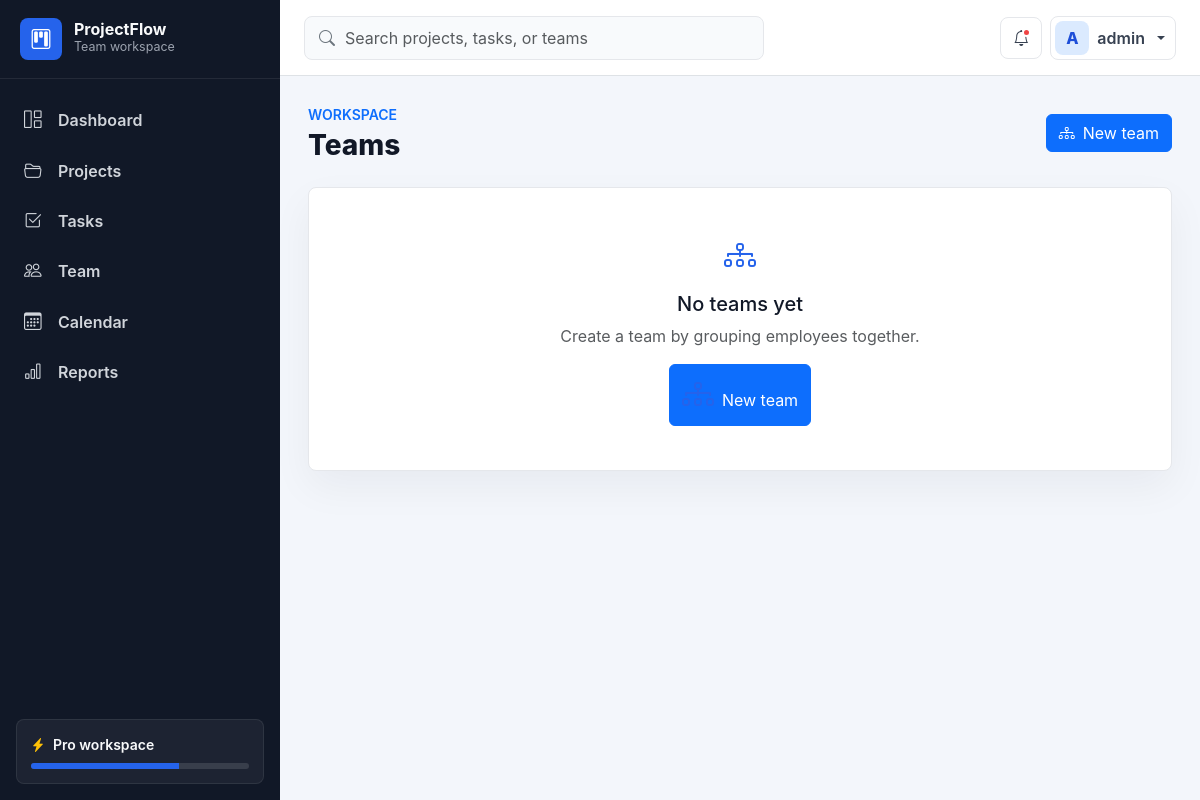
Before: /employees/teams/ (signed in) with the older database file.
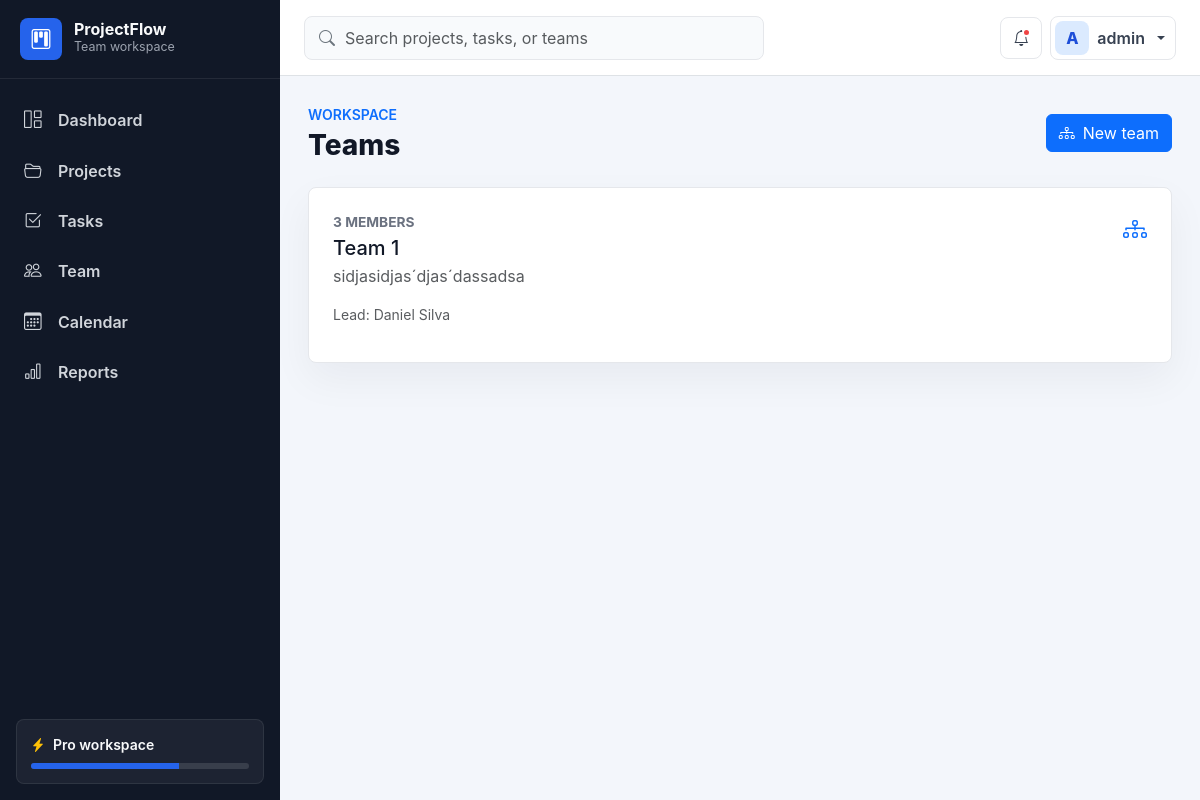
After: the same page with the newer database file.
### employees/models.py (models this page shows, shortened)
class Team(models.Model):
  team_id = models.UUIDField(primary_key=True, default=uuid.uuid4, editable=False)
  name = models.CharField(max_length=120)
  description = models.TextField(blank=True)
  lead = models.ForeignKey(
      Employee,
      on_delete=models.SET_NULL,
      null=True,
      blank=True,
      related_name='leading_teams',
  )
  members = models.ManyToManyField(Employee, blank=True, related_name='teams')
  created_at = models.DateTimeField(auto_now_add=True)
  updated_at = models.DateTimeField(auto_now=True)
  class Meta:
      ordering = ['name']

class Employee(models.Model):
  STATUS_CHOICES = [
        ('active', 'Active'),
        ('inactive', 'Inactive'),
        ('terminated', 'Terminated'),
    ]
  employee_id = models.UUIDField(primary_key=True, default=uuid.uuid4, editable=False)
  user = models.OneToOneField('auth.User', on_delete=models.SET_NULL, null=True, blank=True)
  first_name = models.CharField("first name", max_length=50)
  last_name= models.CharField("last name", max_length=50)
  email = models.EmailField("email", max_length=100, unique=True)
  position = models.CharField("position", max_length=100)
  mobile = models.CharField("mobile", max_length=20, blank=True, null=True)
  department = models.CharField("department", max_length=100, blank=True, null=True)
  date_joined = models.DateField("date joined", auto_now_add=True)
  status = models.CharField("status", max_length=20, choices=STATUS_CHOICES, default='active')
  def __str__(self):
      return f"{self.first_name} {self.last_name}"

### employees/views.py (the view)
# urls.py: path('teams/', views.team_list, name='team_list'),
@login_required
def team_list(request):
    teams = Team.objects.select_related('lead').prefetch_related('members')
    return render(request, 'employees/team_list.html', {'teams': teams})

### templates/employees/team_list.html (shortened to what this page needs)
{% extends 'base.html' %}
{% block page_title %}Teams{% endblock %}
{% block page_actions %}
    <a class="btn btn-primary" href="{% url 'employees:team_create' %}">
        <i class="bi bi-diagram-3 me-2"></i>New team
    </a>
{% endblock %}
{% block content %}
    <div class="team-grid">
        {% for team in teams %}
            <a class="content-panel team-overview-card" href="{% url 'employees:team_detail' team.team_id %}">
                <div class="d-flex align-items-start justify-content-between gap-3">
                    <div>
                        <p class="card-label mb-1">{{ team.members.count }} members</p>
                        <h2 class="h5 mb-1">{{ team.name }}</h2>
                        <p class="text-muted mb-0">{{ team.description|default:'No description yet.' }}</p>
                    </div>
                    <i class="bi bi-diagram-3 text-primary fs-4"></i>
                </div>
                <div class="mt-3 text-muted small">Lead: {{ team.lead|default:'Unassigned' }}</div>
            </a>
        {% empty %}
            <section class="content-panel empty-state">
                <i class="bi bi-diagram-3"></i>
                <h2 class="h5 mb-2">No teams yet</h2>
                <p class="text-muted mb-3">Create a team by grouping employees together.</p>
                <a class="btn btn-primary" href="{% url 'employees:team_create' %}">
                    <i class="bi bi-diagram-3 me-2"></i>New team
                </a>
            </section>
        {% endfor %}
    </div>
{% endblock %}

Changed rows visible on the page:
added Team: members.count "3", name "Team 1", description "sidjasidjas´djas´dassadsa", lead "Daniel Silva"
Other visible differences:
text no longer shown: "No teams yet Create a team by grouping employees together. New team"
